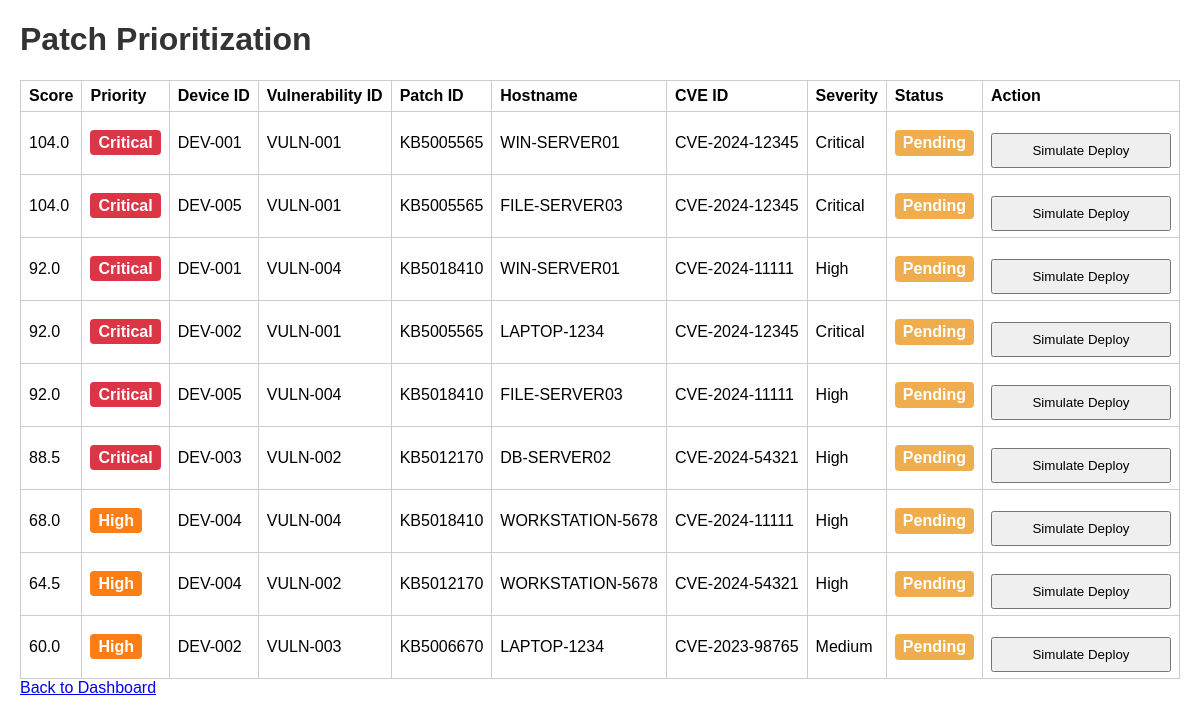
Page /priorities on the earlier database version.
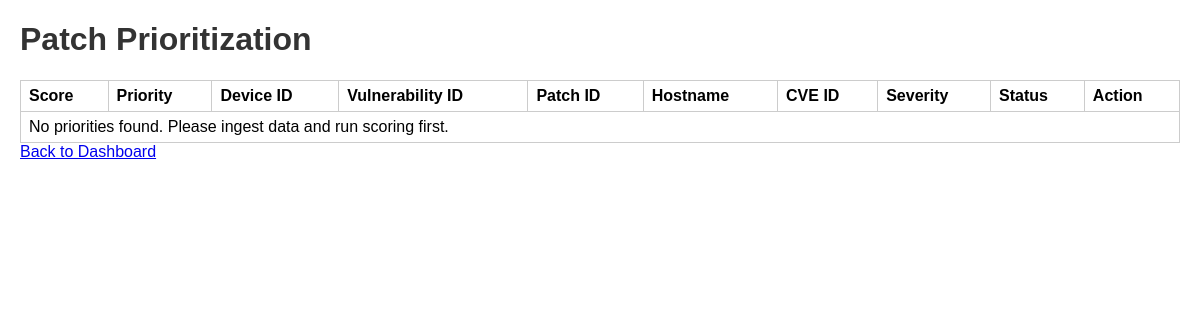
Same page on the later database version.
### tables this page shows
CREATE TABLE Priority_Scores (
    score_id INTEGER PRIMARY KEY AUTOINCREMENT,
    dv_id INTEGER NOT NULL,
    patch_id TEXT,
    score_value REAL,
    priority TEXT,
    score_reason TEXT,
    FOREIGN KEY (dv_id) REFERENCES Device_Vulnerabilities(dv_id),
    FOREIGN KEY (patch_id) REFERENCES Patches(patch_id)
);

CREATE TABLE Devices (
    device_id TEXT PRIMARY KEY,
    hostname TEXT NOT NULL,
    os TEXT,
    criticality TEXT
);

CREATE TABLE Vulnerabilities (
    vuln_id INTEGER PRIMARY KEY AUTOINCREMENT,
    id TEXT,
    cve_id TEXT NOT NULL,
    severity TEXT,
    cvss REAL,
    description TEXT
);

### main.py (the view)
@app.get("/priorities")
def priorities(request: Request):
    from services.scoring_service import get_priority_list
    priorities = get_priority_list()
    return templates.TemplateResponse("priorities.html", {"request": request, "priorities": priorities})

### templates/priorities.html (shortened to what this page needs)
<!DOCTYPE html>
<html>
<head>
    <link rel="stylesheet" href="/static/styles.css">
</head>
<body>
<h1>Patch Prioritization</h1>
<table>
    <tr>
        <th>Score</th>
        <th>Priority</th>
        <th>Device ID</th>
        <th>Vulnerability ID</th>
        <th>Patch ID</th>
        <th>Hostname</th>
        <th>CVE ID</th>
        <th>Severity</th>
        <th>Status</th>
        <th>Action</th>
    </tr>
    {% for p in priorities %}
    <tr class="{% if p.action_status == 'Completed' %}deployed-row{% endif %}">
        <td>{{ p.score_value | round(1) }}</td>
        <td><span class="priority {{ p.priority | lower }}">{{ p.priority }}</span></td>
        <td>{{ p.device_id }}</td>
        <td>{{ p.vulnerability_id }}</td>
        <td>{{ p.patch_id }}</td>
        <td>{{ p.hostname }}</td>
        <td>{{ p.cve_id }}</td>
        <td>{{ p.severity }}</td>
        <td><span class="status {{ p.action_status | lower }}">{{ p.action_status }}</span></td>
        <td>
            <div class="deploy-cell">
                {% if p.action_status == 'Completed' %}
                    <button class="deployed-button" disabled>Patched</button>
                {% else %}
                    <button onclick="deploy(this, '{{ p.score_id }}')">Simulate Deploy</button>
                {% endif %}
            </div>
        </td>
    </tr>
    {% else %}
    <tr>
        <td colspan="10">No priorities found. Please ingest data and run scoring first.</td>
    </tr>
    {% endfor %}
</table>
<a href="/dashboard">Back to Dashboard</a>
</body>
</html>

### static/styles.css (style rules this page uses)
body { font-family: Arial, sans-serif; margin: 20px; }
h1, h2 { color: #333; }
table { border-collapse: collapse; width: 100%; margin-top: 15px; }
th, td { border: 1px solid #ccc; padding: 6px 8px; text-align: left; }

Differences in the rows shown:
removed Priority_Scores: score_value "104.0", priority "Critical", device_id "DEV-001", vulnerability_id "VULN-001", patch_id "KB5005565", hostname "WIN-SERVER01", cve_id "CVE-2024-12345", severity "Critical", action_status "Pending"
removed Priority_Scores: score_value "104.0", priority "Critical", device_id "DEV-005", vulnerability_id "VULN-001", patch_id "KB5005565", hostname "FILE-SERVER03", cve_id "CVE-2024-12345", severity "Critical", action_status "Pending"
removed Priority_Scores: score_value "92.0", priority "Critical", device_id "DEV-001", vulnerability_id "VULN-004", patch_id "KB5018410", hostname "WIN-SERVER01", cve_id "CVE-2024-11111", severity "High", action_status "Pending"
removed Priority_Scores: score_value "92.0", priority "Critical", device_id "DEV-002", vulnerability_id "VULN-001", patch_id "KB5005565", hostname "LAPTOP-1234", cve_id "CVE-2024-12345", severity "Critical", action_status "Pending"
removed Priority_Scores: score_value "92.0", priority "Critical", device_id "DEV-005", vulnerability_id "VULN-004", patch_id "KB5018410", hostname "FILE-SERVER03", cve_id "CVE-2024-11111", severity "High", action_status "Pending"
removed Priority_Scores: score_value "88.5", priority "Critical", device_id "DEV-003", vulnerability_id "VULN-002", patch_id "KB5012170", hostname "DB-SERVER02", cve_id "CVE-2024-54321", severity "High", action_status "Pending"
removed Priority_Scores: score_value "68.0", priority "High", device_id "DEV-004", vulnerability_id "VULN-004", patch_id "KB5018410", hostname "WORKSTATION-5678", cve_id "CVE-2024-11111", severity "High", action_status "Pending"
removed Priority_Scores: score_value "64.5", priority "High", device_id "DEV-004", vulnerability_id "VULN-002", patch_id "KB5012170", hostname "WORKSTATION-5678", cve_id "CVE-2024-54321", severity "High", action_status "Pending"
removed Priority_Scores: score_value "60.0", priority "High", device_id "DEV-002", vulnerability_id "VULN-003", patch_id "KB5006670", hostname "LAPTOP-1234", cve_id "CVE-2023-98765", severity "Medium", action_status "Pending"
Other differences:
text now shown: "No priorities found. Please ingest data and run scoring first."
